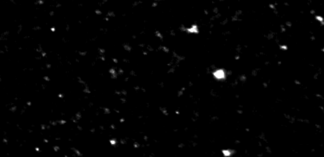
#> input picture ExampleData/Pos246/min_projection_246_small.tif, 324 x 157 px, given in place of grenn_channel_beads.tif, which was not available
$ jupyter execute --allow-errors pipeline_2.ipynb   (older library calls are emulated)   (text cells are left out)
#> lines starting #> are read from the running program, lines starting #| are printed output that depends on the picture; after the words box and inside, x2 and y2 are one past the last pixel; in counts of white or black regions, pixels touching at a corner belong together; pictures that were not available may be replaced by others from this repository, and a replacement may not be noted
[cell 1]
import numpy as np
from math import sqrt
import skimage.io as io
import lmfit
from lmfit.lineshapes import gaussian2d, lorentzian
from skimage import transform
from skimage.feature import blob_log, blob_doh, blob_dog
from scipy import ndimage
from skimage.measure import ransac
import pandas as pd
from sklearn.linear_model import RANSACRegressor
import pandas as pd
from scipy import spatial
import scipy.misc as sp
from skimage.filters import gaussian
from PIL import Image
from sklearn.metrics import mean_squared_error
from cmath import inf

import matplotlib.pyplot as plt
from matplotlib import axes
from matplotlib import figure

plt.rcParams["figure.dpi"] = 300

[cell 2]
def residual_cal(src, dst):
    mse = mean_squared_error(src, dst)
    return mse


def blob_detection(img_path, min_sigma, max_sigma, threshold, method=0):
    img = io.imread(img_path)
    if method == 0:
        blob = blob_dog(
            img, min_sigma=min_sigma, max_sigma=max_sigma, threshold=threshold
        )
    else:
        blob = blob_doh(
            img, min_sigma=min_sigma, max_sigma=max_sigma, threshold=threshold
        )
    i = 0
    # r = 3
    centers = []
    h, w = img.shape
    for blob in blob:
        y, x, r = blob
        if y > r and y < (h - r) and x > r and x < (w - r):
            centers.append(
                ndimage.measurements.center_of_mass(
                    img[int(y - r) : int(y + r + 1), int(x - r) : int(x + r + 1)]
                )
            )
            centers[i] = list(np.add(centers[i], [x - r, y - r]))
            i += 1
    return np.array(centers)


class QuadPolyTrans(transform.PolynomialTransform):
    def estimate(*data):
        return transform.PolynomialTransform.estimate(*data, order=2)


class CubicPolyTrans(transform.PolynomialTransform):
    def estimate(*data):
        return transform.PolynomialTransform.estimate(*data, order=3)


def count_nearest_pts(src, dst, radius):
    tree = spatial.KDTree(src)
    res, idx = tree.query(dst, k=1, distance_upper_bound=radius)
    for i in range(0, len(idx)):
        if len(np.argwhere(idx == idx[i])) > 1:
            res[i] = inf
    return res, idx


def save_np_img(npimg, path):
    img = Image.fromarray(npimg)
    img = img.convert("L")
    img.save(path, dpi=(300.0, 300.0))


def ploting_res(canvas_size, res, pts_radius, save_path, gaussian_sigma=3):
    x_range, y_range = canvas_size
    pk_img = np.zeros(canvas_size)
    for ele in res:
        y = int(ele[0])
        x = int(ele[1])
        for j in range(0, pts_radius):
            for k in range(0, pts_radius):
                pk_img[
                    min(max(0, x - j), x_range - 1), min(max(0, y - k), y_range - 1)
                ] = (1024 * 2)
                pk_img[
                    min(x_range - 1, max(0, x + j)), min(max(0, y - k), y_range - 1)
                ] = (1024 * 2)
                pk_img[
                    min(x_range - 1, max(0, x + j)), min(y_range - 1, max(0, y + k))
                ] = (1024 * 2)
                pk_img[
                    min(max(0, x - j), x_range - 1), min(y_range - 1, max(0, y + k))
                ] = (1024 * 2)
    blurred_img = gaussian(pk_img, sigma=gaussian_sigma, multichannel=False)
    save_np_img(blurred_img, save_path)


# [11 lines left out: function count_pairs, not called in this run]


def read_coord(csv_path):
    res_tb = pd.read_csv(csv_path)
    pts = np.column_stack(
        (np.array(res_tb["X"][0 : len(res_tb)]), np.array(res_tb["Y"][0 : len(res_tb)]))
    )
    return pts


# [38 lines left out: function show_blob_detection_res, not called in this run]

#> (a cell that did not finish here is left out)

[cell 4]
green_channel_centers = blob_detection(
    "/Users/qinhanhou/Desktop/DeindlLab/0729Poly/0822_Combine2Channel/grenn_channel_beads.tif",
    min_sigma=1,
    max_sigma=8,
    threshold=0.0001,
)
#> in blob_detection, img is the input picture: shape (157, 324); min 0, max 255, mean 2.9
#> in blob_detection, `blob = blob_dog( img, min_sigma=min_sigma, max_sigma=max_sigma, thresh..`: blob = 448 rows, first 8: [74, 219, 2.56], [29, 193, 2.56], [142, 112, 1.6], [29, 52, 1], [47, 284, 1], [149, 37, 1], [156, 227, 4.1], [95, 60, 1]
#> the loop in blob_detection, `for blob in blob:` made 448 passes
#> (y, x, r) on passes 1 to 12: (74, 219, 2.56), (29, 193, 2.56), (142, 112, 1.6), (29, 52, 1), (47, 284, 1), (149, 37, 1), (156, 227, 4.1), (95, 60, 1), (112, 177, 1), (19, 323, 4.1), (6, 271, 1), (120, 121, 1)
#> after the loop in blob_detection, `for blob in blob:`: centers = 423 pairs, first value 3.67 to 320.9, second value 1.63 to 155.2; i = 423
#> green_channel_centers has the same summary as centers in blob_detection

red_channel_centers = blob_detection(
    "/Users/qinhanhou/Desktop/DeindlLab/0729Poly/0822_Combine2Channel/red_channel_beads.tif",
    min_sigma=1,
    max_sigma=8,
    threshold=0.0001,
)
#> call 2 of blob_detection, with min_sigma = 1, max_sigma = 8, threshold = 0.0001, method = 0
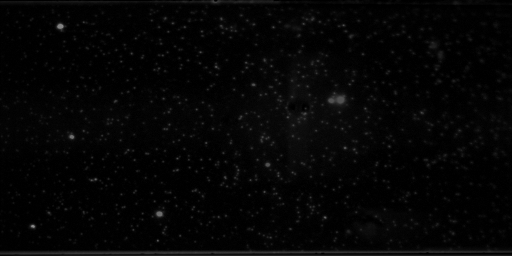
#> input picture ExampleData/Pos246/movie_average_projection_246.tif, 512 x 256 px, given in place of red_channel_beads.tif, which was not available
#> in blob_detection, img is the input picture: shape (256, 512) uint16; min 0, max 35987, mean 1350.2
#> the loop in blob_detection (call 2), `for blob in blob:` made 3723 passes
#> (y, x, r) on passes 1 to 12: (26, 60, 1.6), (226, 33, 1), (214, 159, 1.6), (136, 71, 1.6), (164, 267, 1.6), (217, 325, 1), (179, 95, 1), (84, 253, 1), (99, 341, 2.56), (240, 157, 1), (147, 345, 1), (100, 330, 1.6)

# show_blob_detection_res('/Users/qinhanhou/Desktop/DeindlLab/0729Poly/0822_Combine2Channel/grenn_channel_beads.tif')
# show_blob_detection_res('/Users/qinhanhou/Desktop/DeindlLab/0729Poly/0822_Combine2Channel/red_channel_beads.tif')

res, idx = count_nearest_pts(green_channel_centers, red_channel_centers, 2)
# print(idx)
# print(res)

usable_green_beads = green_channel_centers[idx[np.where(res != inf)]]
usable_red_beads = red_channel_centers[np.where(res != inf)]
print(usable_green_beads)
#> (printed output is left out)
print(usable_red_beads)
#> (printed output is left out)

tform = transform.AffineTransform()
tform.estimate(usable_green_beads, usable_red_beads)
tsformed_green_beads = tform(usable_green_beads)
print(tsformed_green_beads)
ploting_res(
    (256, 512),
    res=usable_red_beads,
    pts_radius=2,
    save_path="/Users/qinhanhou/Desktop/DeindlLab/0729Poly/0822_Combine2Channel/red_beads.png",
)
#> the loop in ploting_res, `for ele in res:` made 139 passes
#> ele on passes 1 to 12: [286.9, 117.2], [307, 86.03], [146.1, 153], [261.9, 137], [134.2, 87.03], [134.9, 38.2], [316.1, 129.8], [211, 115.1], [92.86, 89.87], [126.9, 80.07], [217.2, 73.82], [178.8, 57.95]
#> after the loop in ploting_res, `for ele in res:`:
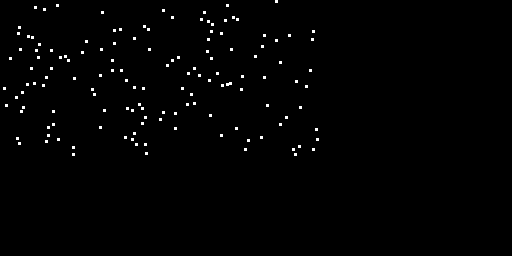
#> pk_img: shape (256, 512) float64; values 0 (black) and 2048 (white), 0.95% white in thin lines or dots, all inside (x1, y1, x2, y2) = (3, 0, 319, 156)
#> in ploting_res, `blurred_img = gaussian(pk_img, sigma=gaussian_sigma, multichannel=False)`:
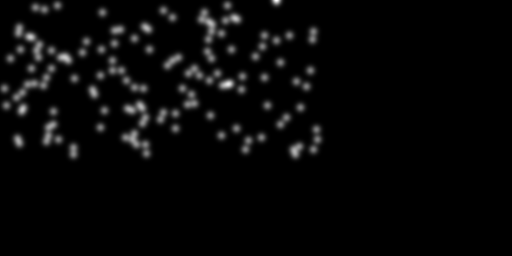
#> blurred_img: shape (256, 512) float64; min 0, max 629.1, mean 19.5; drawn with min black and max white
#> in save_np_img, `img = img.convert("L")`:
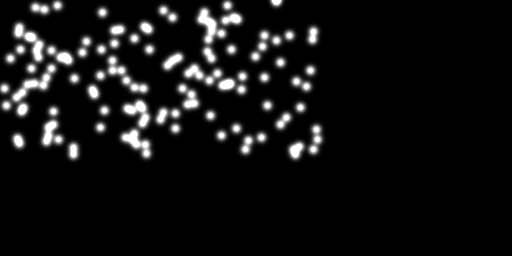
#> img: PIL image 512x256 L; min 0, max 255, mean 18.3
ploting_res(
    (256, 512),
    res=tsformed_green_beads,
    pts_radius=2,
    save_path="/Users/qinhanhou/Desktop/DeindlLab/0729Poly/0822_Combine2Channel/tform_green_beads.png",
)
#> call 2 of ploting_res, with canvas_size = (256, 512), res = array of shape (139, 2), pts_radius = 2, gaussian_sigma = 3
#> the loop in ploting_res (call 2), `for ele in res:` made 139 passes
#> ele on passes 1 to 12: [288, 115.9], [306.2, 86.59], [144.2, 153.8], [260.9, 137], [136, 88.08], [133.9, 36.78], [315.9, 130.5], [209.4, 115.6], [93.74, 90.25], [126, 79.06], [219, 73.9], [180.1, 57.75]
#> after the loop in ploting_res (call 2), `for ele in res:`:
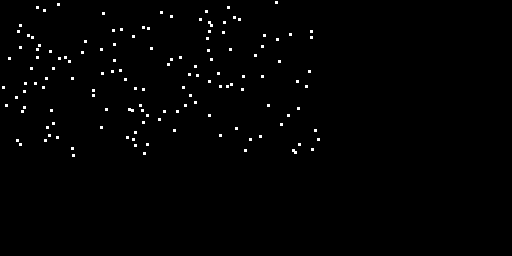
#> pk_img: shape (256, 512) float64; values 0 (black) and 2048 (white), 0.95% white in thin lines or dots, all inside (x1, y1, x2, y2) = (2, 1, 320, 157)
#> in ploting_res (call 2), `blurred_img = gaussian(pk_img, sigma=gaussian_sigma, multichannel=False)`:
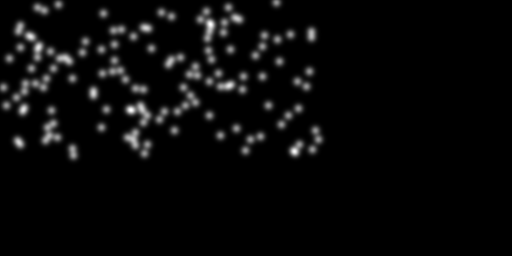
#> blurred_img: shape (256, 512) float64; min 0, max 530.7, mean 19.5; drawn with min black and max white
#> in save_np_img (call 2), `img = img.convert("L")`:
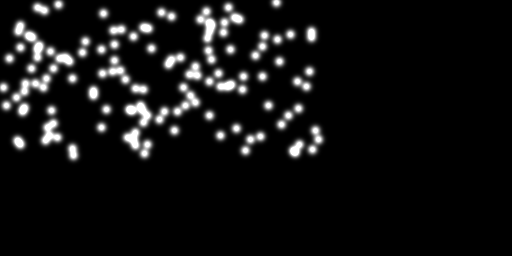
#> img: PIL image 512x256 L; min 0, max 255, mean 18.3

#> (a cell that did not finish here is left out)

[cell 6]
x_range = 1566
y_range = 3240
#> (the rest of this cell did not finish here and is left out)

#> (a cell that did not finish here is left out)

#> (a cell that did not finish here is left out)

[cell 9]
max_iter = 3
#> (the rest of this cell did not finish here and is left out)

[cell 10]
rd_set = []
for i in range(0, 1):
    rd = np.random.random((1300, 2))
    rd[:, 0] = rd[:, 0] * 512
    rd[:, 1] = rd[:, 1] * 256
    rd_set.append(rd)
# [4 lines of commented-out code are left out]
rd_arr = []
arti_arr = []
phix_arr = []

#> (the rest of this cell did not finish here and is left out)
